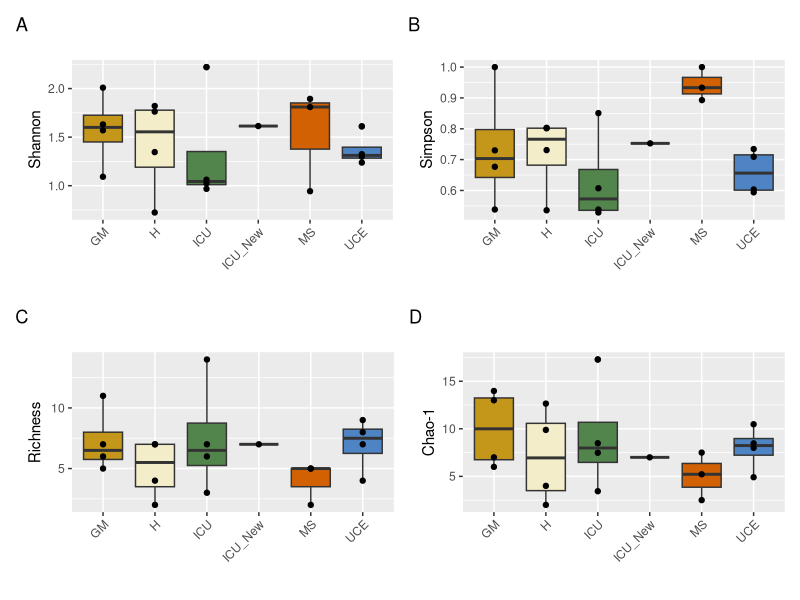
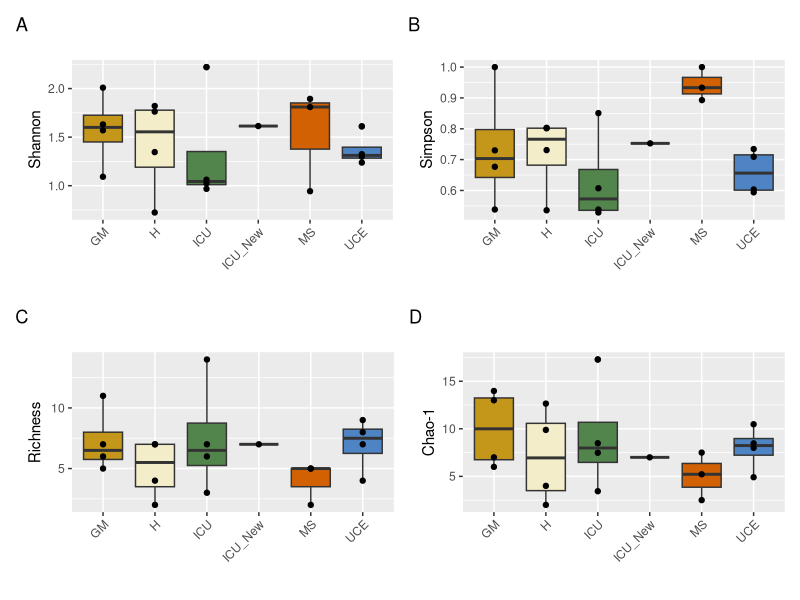
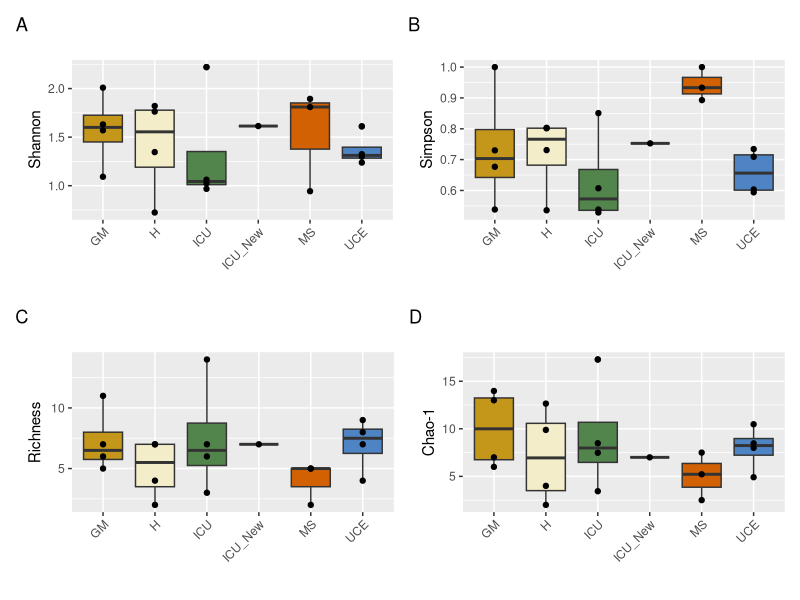
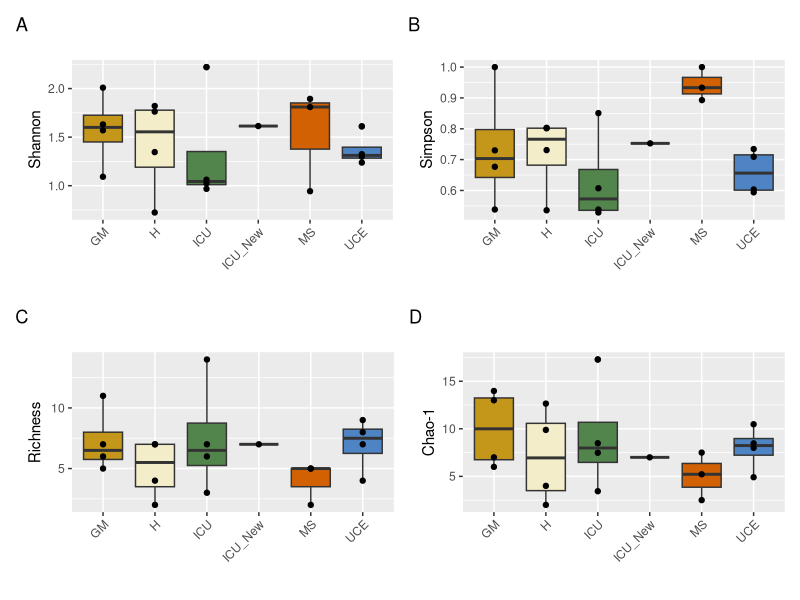

Recreate these plots in R, in order.
# Load required libraries
library(readxl)
library(ggplot2)
library(vegan)
library(patchwork)

# Read data
divInd <- read_excel("Data/DiversityIndexes.xlsx")

# Extract community data
data_alphadiv <- divInd[, 1:ncol(divInd)]

# Define color palette for box plots
boxplot_colors <- c("#C4961A", "#F4EDCA", "#52854C", "#C3D7A4", "#D16103", "#4E84C4")

# Create a custom function for boxplots
create_boxplot <- function(data, y_var, y_label, tag_label) {
  ggplot(data, aes(x = Ward, y = !!sym(y_var))) +
    geom_boxplot(fill = boxplot_colors) +
    geom_point() +
    labs(title = '', x = '', y = y_label, tag = tag_label) +
    theme(axis.text.x = element_text(angle = 45, hjust = 1),
          plot.title = element_text(hjust = 0.5, size = 14))
}

# Generate plots for different alpha diversity indices
P1 <- create_boxplot(data_alphadiv, 'Shannon_H', 'Shannon', 'A')
P2 <- create_boxplot(data_alphadiv, 'Simpson', 'Simpson', 'B')
P3 <- create_boxplot(data_alphadiv, 'Taxa_S', 'Richness', 'C')
P4 <- create_boxplot(data_alphadiv, 'Chao1', 'Chao-1', 'D')

# Combine plots using patchwork
combined_plots <- (P1 | P2) / (P3 | P4)

# Save the combined plots as a PNG file 
ggsave("output/Fig1_alpha_diversity.png", combined_plots, width = 10, height = 8, dpi = 300)
ggsave("output/Fig1_alpha_diversity.tiff", combined_plots, width = 10, height = 8, dpi = 300)
ggsave("output/Fig1_alpha_diversity.svg", combined_plots, width = 10, height = 8)

# Print combined plots
print(combined_plots)

# Perform ANOVA for Shannon Index by ward
shannon_anova <- summary(aov(Shannon_H ~ Ward, data = data_alphadiv))
print(shannon_anova)

# Perform ANOVA for Shannon Index by Sampling
sampling_anova <- summary(aov(Shannon_H ~ Sampling, data = data_alphadiv))
print(sampling_anova)

